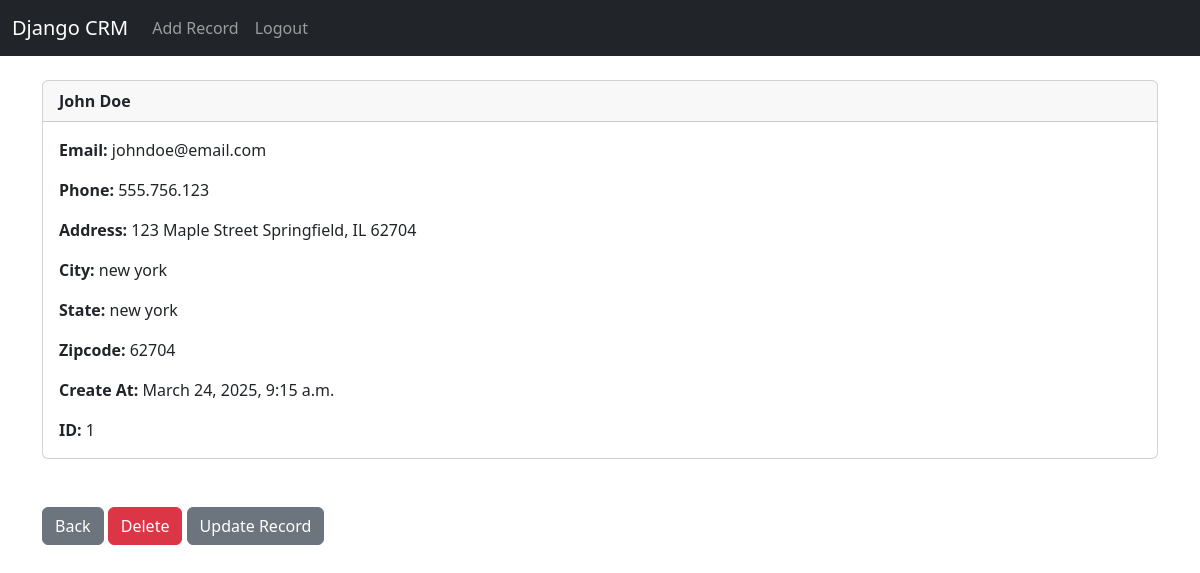
The page /record/1 (signed in) on the database its author committed.
### website/models.py (models this page shows, shortened)
class Record(models.Model):
	created_at = models.DateTimeField(auto_now_add=True)
	first_name = models.CharField(max_length=50)
	last_name =  models.CharField(max_length=50)
	email =  models.CharField(max_length=100)
	phone = models.CharField(max_length=15)
	address =  models.CharField(max_length=100)
	city =  models.CharField(max_length=50)
	state =  models.CharField(max_length=50)
	zipcode =  models.CharField(max_length=20)

### website/views.py (the view)
# urls.py: path('record/<int:pk>', views.customer_record, name='record'),
def customer_record(request, pk):
	if request.user.is_authenticated:
		customer_record = Record.objects.get(id=pk)
		return render(request, 'record.html', {'customer_record':customer_record})
	else:
		messages.success(request, "You Must Be Logged In To View That Page...")
		return redirect('home')

### website/templates/record.html
{% extends 'base.html' %}
{% block content %}
<div class="card">
  <div class="card-header"><strong>
    	{{ customer_record.first_name }}
		{{ customer_record.last_name }}</strong>
  </div>
  <div class="card-body">
<p class="card-text">
<strong>Email: </strong>{{ customer_record.email }}</p>
<p class="card-text">
<strong>Phone: </strong>{{ customer_record.phone }}
</p>
<p class="card-text">
<strong>Address: </strong>{{ customer_record.address }}</p>
<p class="card-text">
<strong>City: </strong>{{ customer_record.city }}</p>
<p class="card-text">
<strong>State: </strong>{{ customer_record.state }}</p>
<p class="card-text">
<strong>Zipcode: </strong>{{ customer_record.zipcode }}</p>
<p class="card-text">
<strong>Create At: </strong>{{ customer_record.created_at }}</p>
<p class="card-text">
<strong>ID: </strong>{{ customer_record.id }}</p>
  </div>
</div>
<br/><br/>
<a href="{% url 'home' %}" class="btn btn-secondary">Back</a>
<a href="{% url 'delete_record' customer_record.id %}" class="btn btn-danger">Delete</a>
<a href="{% url 'update_record' customer_record.id %}" class="btn btn-secondary">Update Record</a>
{% endblock %}

### rows shown on the page
Record: first_name "John", last_name "Doe", email "johndoe@email.com", phone "555.756.123", address "123 Maple Street Springfield, IL 62704", city "new york", state "new york", zipcode "62704", created_at "March 24, 2025, 9:15 a.m.", id "1"
